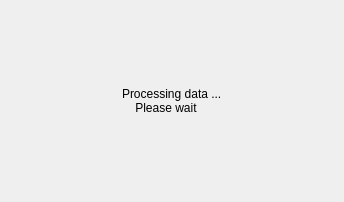
<?xml version="1.0" encoding="UTF-8"?>
<ui version="4.0">
 <class>Dialog</class>
 <widget class="QDialog" name="Dialog">
  <property name="enabled">
   <bool>true</bool>
  </property>
  <property name="geometry">
   <rect>
    <x>0</x>
    <y>0</y>
    <width>344</width>
    <height>202</height>
   </rect>
  </property>
  <property name="windowTitle">
   <string>Computation in progress</string>
  </property>
  <layout class="QHBoxLayout" name="horizontalLayout">
   <item>
    <spacer name="horizontalSpacer">
     <property name="orientation">
      <enum>Qt::Horizontal</enum>
     </property>
     <property name="sizeHint" stdset="0">
      <size>
       <width>40</width>
       <height>20</height>
      </size>
     </property>
    </spacer>
   </item>
   <item>
    <widget class="QLabel" name="label">
     <property name="text">
      <string>Processing data ...
    Please wait</string>
     </property>
    </widget>
   </item>
   <item>
    <spacer name="horizontalSpacer_2">
     <property name="orientation">
      <enum>Qt::Horizontal</enum>
     </property>
     <property name="sizeHint" stdset="0">
      <size>
       <width>40</width>
       <height>20</height>
      </size>
     </property>
    </spacer>
   </item>
  </layout>
 </widget>
 <resources/>
 <connections/>
</ui>
